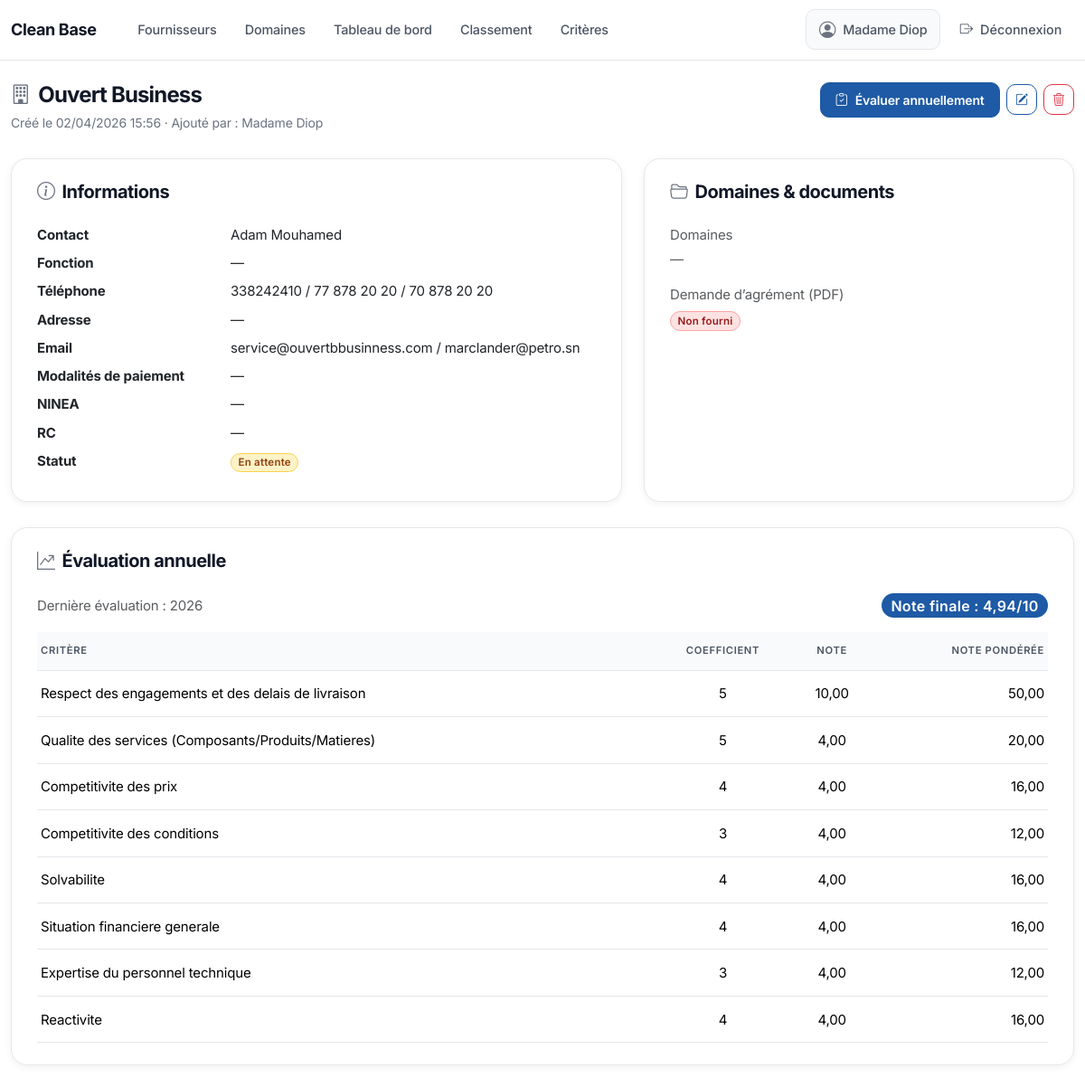
The app's page /fournisseurs/15/ (signed in) with its own data.
### fournisseurs/models.py (models this page shows, shortened)
class Fournisseur(models.Model):
    class Statut(models.TextChoices):
        EN_ATTENTE = "en_attente", "En attente"
        VALIDE = "valide", "Validé"
        REFUSE = "refuse", "Refusé"
    raison_sociale = models.CharField(max_length=255, db_index=True)
    domaines = models.ManyToManyField(DomaineActivite, related_name="fournisseurs", blank=True)
    created_by = models.ForeignKey(
        "auth.User",
        null=True,
        blank=True,
        on_delete=models.SET_NULL,
        related_name="fournisseurs_crees",
    )
    contact = models.CharField(max_length=255, blank=True)
    fonction = models.CharField(max_length=255, blank=True)
    telephone = models.CharField(max_length=50, blank=True)
    adresse = models.TextField(blank=True)
    email = models.CharField(max_length=254, blank=True, db_index=True)
    modalites_paiement = models.CharField(max_length=255, blank=True)
    ninea = models.CharField(max_length=100, blank=True)
    rc = models.CharField(max_length=100, blank=True)
    demande_agrement = models.FileField(upload_to="agrements/", blank=True, null=True)
    statut = models.CharField(max_length=20, choices=Statut.choices, default=Statut.EN_ATTENTE, db_index=True)
    date_creation = models.DateTimeField(auto_now_add=True)
    class Meta:
        verbose_name = "Fournisseur"
        verbose_name_plural = "Fournisseurs"
        ordering = ["-date_creation"]
        indexes = [
            models.Index(fields=["raison_sociale"]),
            models.Index(fields=["statut"]),
            models.Index(fields=["email"]),
        ]

class EvaluationAnnuelle(models.Model):
    fournisseur = models.ForeignKey(
        Fournisseur, on_delete=models.CASCADE, related_name="evaluations_annuelles"
    )
    annee = models.PositiveSmallIntegerField()
    created_by = models.ForeignKey(
        "auth.User",
        null=True,
        blank=True,
        on_delete=models.SET_NULL,
        related_name="evaluations_annuelles_creees",
    )
    date_creation = models.DateTimeField(auto_now_add=True)
    date_modification = models.DateTimeField(auto_now=True)
    class Meta:
        verbose_name = "Évaluation annuelle"
        verbose_name_plural = "Évaluations annuelles"
        ordering = ["-annee", "-date_creation"]
        constraints = [
            models.UniqueConstraint(
                fields=["fournisseur", "annee"],
                name="uniq_eval_annuelle_fournisseur_annee",
            )
        ]
    @property
    def note_finale(self):
        lignes = self.lignes.select_related("critere").all()
        total_coeff = sum(item.critere.coefficient for item in lignes)
        if total_coeff == 0:
            return 0
        total_pondere = sum(float(item.note) * item.critere.coefficient for item in lignes)
        return round(total_pondere / total_coeff, 2)

class EvaluationAnnuelleLigne(models.Model):
    evaluation = models.ForeignKey(
        EvaluationAnnuelle, on_delete=models.CASCADE, related_name="lignes"
    )
    critere = models.ForeignKey(
        CritereEvaluation, on_delete=models.PROTECT, related_name="lignes_evaluation"
    )
    note = models.DecimalField(
        max_digits=4,
        decimal_places=2,
        validators=[MinValueValidator(0), MaxValueValidator(10)],
    )
    class Meta:
        verbose_name = "Ligne d’évaluation annuelle"
        verbose_name_plural = "Lignes d’évaluation annuelle"
        ordering = ["critere__ordre", "critere__libelle"]
        constraints = [
            models.UniqueConstraint(
                fields=["evaluation", "critere"],
                name="uniq_eval_annuelle_ligne_par_critere",
            )
        ]

class CritereEvaluation(models.Model):
    code = models.CharField(max_length=80, unique=True)
    libelle = models.CharField(max_length=255)
    coefficient = models.PositiveSmallIntegerField(
        validators=[MinValueValidator(1), MaxValueValidator(5)]
    )
    ordre = models.PositiveSmallIntegerField(default=1)
    actif = models.BooleanField(default=True)
    class Meta:
        verbose_name = "Critère d’évaluation"
        verbose_name_plural = "Critères d’évaluation"
        ordering = ["ordre", "libelle"]

### fournisseurs/views.py (the view)
# urls.py: path("fournisseurs/<int:pk>/", FournisseurDetailView.as_view(), name="fournisseur_detail"),
class FournisseurDetailView(LoginRequiredMixin, DetailView):
    model = Fournisseur
    template_name = "fournisseurs/fournisseur_detail.html"
    context_object_name = "fournisseur"
    def get_queryset(self):
        return Fournisseur.objects.select_related("created_by").prefetch_related("domaines")
    def get_context_data(self, **kwargs):
        context = super().get_context_data(**kwargs)
        last_eval = (
            self.object.evaluations_annuelles.prefetch_related("lignes__critere")
            .order_by("-annee", "-date_creation")
            .first()
        )
        rows = []
        if last_eval:
            for line in last_eval.lignes.all():
                rows.append(
                    {
                        "line": line,
                        "note_ponderee": round(float(line.note) * line.critere.coefficient, 2),
                    }
                )
        context["last_evaluation"] = last_eval
        context["last_evaluation_rows"] = rows
        return context

### fournisseurs/templates/fournisseurs/fournisseur_detail.html (shortened to what this page needs)
{% extends "base.html" %}
{% block content %}
  <header class="saas-page-header">
    <div>
      <h1 class="saas-page-title">
        <i class="bi bi-building" aria-hidden="true"></i>
        <span>{{ fournisseur.raison_sociale }}</span>
      </h1>
      <p class="saas-page-sub mb-0">
        Créé le {{ fournisseur.date_creation|date:"d/m/Y H:i" }}
        · Ajouté par :
        {% if fournisseur.created_by %}
          {% firstof fournisseur.created_by.get_full_name fournisseur.created_by.username %}
        {% else %}
          —
        {% endif %}
      </p>
    </div>
    <div class="text-end actions-group">
      <a class="btn btn-primary d-inline-flex align-items-center gap-2" href="{% url 'fournisseurs:fournisseur_evaluation_create' fournisseur.pk %}">
        <i class="bi bi-clipboard-check"></i>
        <span>Évaluer annuellement</span>
      </a>
      <a class="btn btn-outline-primary btn-icon" href="{% url 'fournisseurs:fournisseur_update' fournisseur.pk %}" aria-label="Modifier" title="Modifier">
        <i class="bi bi-pencil-square"></i>
      </a>
      <a class="btn btn-outline-danger btn-icon" href="{% url 'fournisseurs:fournisseur_delete' fournisseur.pk %}" aria-label="Supprimer" title="Supprimer">
        <i class="bi bi-trash3"></i>
      </a>
    </div>
  </header>
  <div class="row g-4">
    <div class="col-lg-7">
      <div class="card h-100">
        <div class="card-body saas-card-body-pad">
          <h2 class="h5 section-title mb-4 d-inline-flex align-items-center gap-2">
            <i class="bi bi-info-circle"></i>
            <span>Informations</span>
          </h2>
          <dl class="row mb-0">
            <dt class="col-sm-4">Contact</dt>
            <dd class="col-sm-8">{{ fournisseur.contact|default:"—" }}</dd>
            <dt class="col-sm-4">Fonction</dt>
            <dd class="col-sm-8">{{ fournisseur.fonction|default:"—" }}</dd>
            <dt class="col-sm-4">Téléphone</dt>
            <dd class="col-sm-8">{{ fournisseur.telephone|default:"—" }}</dd>
            <dt class="col-sm-4">Adresse</dt>
            <dd class="col-sm-8">{{ fournisseur.adresse|linebreaksbr|default:"—" }}</dd>
            <dt class="col-sm-4">Email</dt>
            <dd class="col-sm-8">{{ fournisseur.email|default:"—" }}</dd>
            <dt class="col-sm-4">Modalités de paiement</dt>
            <dd class="col-sm-8">{{ fournisseur.modalites_paiement|default:"—" }}</dd>
            <dt class="col-sm-4">NINEA</dt>
            <dd class="col-sm-8">{{ fournisseur.ninea|default:"—" }}</dd>
            <dt class="col-sm-4">RC</dt>
            <dd class="col-sm-8">{{ fournisseur.rc|default:"—" }}</dd>
            <dt class="col-sm-4">Statut</dt>
            <dd class="col-sm-8">
              {% if fournisseur.statut == 'en_attente' %}
                <span class="badge rounded-pill badge-statut-en_attente">En attente</span>
              {% elif fournisseur.statut == 'valide' %}
                <span class="badge rounded-pill badge-statut-valide">Validé</span>
              {% else %}
                <span class="badge rounded-pill badge-statut-refuse">Refusé</span>
              {% endif %}
            </dd>
          </dl>
        </div>
      </div>
    </div>
    <div class="col-lg-5">
      <div class="card h-100">
        <div class="card-body saas-card-body-pad">
          <h2 class="h5 section-title mb-4 d-inline-flex align-items-center gap-2">
            <i class="bi bi-folder2-open"></i>
            <span>Domaines & documents</span>
          </h2>
          <div class="mb-3">
            <div class="text-muted mb-1">Domaines</div>
            <div>
              {% for d in fournisseur.domaines.all %}
                <span class="badge rounded-pill bg-light text-secondary border me-1 mb-1">{{ d.nom }}</span>
              {% empty %}
                <span class="text-muted">—</span>
              {% endfor %}
            </div>
          </div>
          <div>
            <div class="text-muted mb-1">Demande d’agrément (PDF)</div>
            {% if fournisseur.demande_agrement %}
              <span class="badge rounded-pill badge-qualite-doc-oui me-2 align-middle">Fichier joint</span>
              <a class="btn btn-sm btn-outline-primary d-inline-flex align-items-center gap-2" href="{% url 'fournisseurs:demande_agrement' fournisseur.pk %}" target="_blank" rel="noopener">
                <i class="bi bi-file-earmark-pdf"></i>
                <span>Ouvrir le PDF</span>
              </a>
            {% else %}
              <span class="badge rounded-pill badge-qualite-doc-non">Non fourni</span>
            {% endif %}
          </div>
        </div>
      </div>
    </div>
  </div>
  <div class="row g-4 mt-1">
    <div class="col-12">
      <div class="card">
        <div class="card-body saas-card-body-pad">
          <h2 class="h5 section-title mb-4 d-inline-flex align-items-center gap-2">
            <i class="bi bi-graph-up-arrow"></i>
            <span>Évaluation annuelle</span>
          </h2>
          {% if last_evaluation %}
            <div class="d-flex align-items-center justify-content-between flex-wrap gap-2 mb-3">
              <div class="text-muted">
                Dernière évaluation : {{ last_evaluation.annee }}
              </div>
              <span class="badge rounded-pill bg-primary fs-6">Note finale : {{ last_evaluation.note_finale }}/10</span>
            </div>
            <div class="table-responsive">
              <table class="table table-sm align-middle">
                <thead>
                  <tr>
                    <th>Critère</th>
                    <th class="text-center">Coefficient</th>
                    <th class="text-center">Note</th>
                    <th class="text-end">Note pondérée</th>
                  </tr>
                </thead>
                <tbody>
                  {% for row in last_evaluation_rows %}
                    <tr>
                      <td>{{ row.line.critere.libelle }}</td>
                      <td class="text-center">{{ row.line.critere.coefficient }}</td>
                      <td class="text-center">{{ row.line.note|floatformat:2 }}</td>
                      <td class="text-end">{{ row.note_ponderee|floatformat:2 }}</td>
                    </tr>
                  {% endfor %}
                </tbody>
              </table>
            </div>
          {% else %}
            <p class="text-muted mb-0">Aucune évaluation annuelle saisie pour le moment.</p>
          {% endif %}
        </div>
      </div>
    </div>
  </div>
{% endblock %}

### templates/base.html (shortened to what this page needs)
<!doctype html>
{% load static %}
<html lang="fr">
  <head>
    <link
      href="https://cdn.jsdelivr.net/npm/bootstrap@5.3.3/dist/css/bootstrap.min.css"
      rel="stylesheet"
    />
    <link
      rel="stylesheet"
      href="https://cdn.jsdelivr.net/npm/bootstrap-icons@1.11.3/font/bootstrap-icons.min.css"
    />
  </head>
  <body class="saas-body {% block body_class %}{% endblock %}">
    <nav class="navbar navbar-expand-lg navbar-light app-navbar">
      <div class="container">
        <a class="navbar-brand saas-brand" href="{% url 'fournisseurs:dashboard' %}">Clean Base</a>
        <div class="collapse navbar-collapse" id="nav">
          <ul class="navbar-nav me-auto ms-lg-3 gap-lg-1">
            {% if user.is_authenticated %}
              <li class="nav-item">
                <a class="nav-link" href="{% url 'fournisseurs:fournisseurs_list' %}">Fournisseurs</a>
              </li>
              <li class="nav-item">
                <a class="nav-link" href="{% url 'fournisseurs:domaines_list' %}">Domaines</a>
              </li>
              <li class="nav-item">
                <a class="nav-link" href="{% url 'fournisseurs:dashboard' %}">Tableau de bord</a>
              </li>
              <li class="nav-item">
                <a class="nav-link" href="{% url 'fournisseurs:fournisseurs_classement' %}">Classement</a>
              </li>
              <li class="nav-item">
                <a class="nav-link" href="{% url 'fournisseurs:criteres_evaluation_manage' %}">Critères</a>
              </li>
            {% endif %}
          </ul>
          <ul class="navbar-nav align-items-lg-center gap-1">
            {% if user.is_authenticated %}
              <li class="nav-item">
                <span class="nav-link saas-nav-user d-inline-flex align-items-center gap-2">
                  <i class="bi bi-person-circle"></i>
                  <span>{% firstof user.get_full_name user.username %}</span>
                </span>
              </li>
              <li class="nav-item">
                <form method="post" action="{% url 'logout' %}" class="d-inline-flex align-items-center m-0">
                  <button type="submit" class="nav-link bg-transparent border-0 d-inline-flex align-items-center gap-2">
                    <i class="bi bi-box-arrow-right"></i>
                    <span>Déconnexion</span>
                  </button>
                </form>
              </li>
            {% endif %}
          </ul>
        </div>
      </div>
    </nav>
    <main class="container app-shell py-4">
      {% block content %}{% endblock %}
    </main>
  </body>
</html>

### records on screen
Fournisseur: raison_sociale "Ouvert Business", date_creation "02/04/2026 15:56", created_by.last_name "Madame Diop", contact "Adam Mouhamed", fonction "—", telephone "338242410 / 77 878 20 20 / 70 878 20 20", adresse "—", email "service@ouvertbbusinness.com / marclander@petro.sn", modalites_paiement "—", ninea "—", rc "—"
EvaluationAnnuelle: annee "2026", note_finale "4,94"
EvaluationAnnuelleLigne: line.critere.libelle "Respect des engagements et des delais de livraison", line.critere.coefficient "5", line.note "10,00", note_ponderee "50,00"
EvaluationAnnuelleLigne: line.critere.libelle "Qualite des services (Composants/Produits/Matieres)", line.critere.coefficient "5", line.note "4,00", note_ponderee "20,00"
EvaluationAnnuelleLigne: line.critere.libelle "Competitivite des prix", line.critere.coefficient "4", line.note "4,00", note_ponderee "16,00"
EvaluationAnnuelleLigne: line.critere.libelle "Competitivite des conditions", line.critere.coefficient "3", line.note "4,00", note_ponderee "12,00"
EvaluationAnnuelleLigne: line.critere.libelle "Solvabilite", line.critere.coefficient "4", line.note "4,00", note_ponderee "16,00"
EvaluationAnnuelleLigne: line.critere.libelle "Situation financiere generale", line.critere.coefficient "4", line.note "4,00", note_ponderee "16,00"
EvaluationAnnuelleLigne: line.critere.libelle "Expertise du personnel technique", line.critere.coefficient "3", line.note "4,00", note_ponderee "12,00"
EvaluationAnnuelleLigne: line.critere.libelle "Reactivite", line.critere.coefficient "4", line.note "4,00", note_ponderee "16,00"
